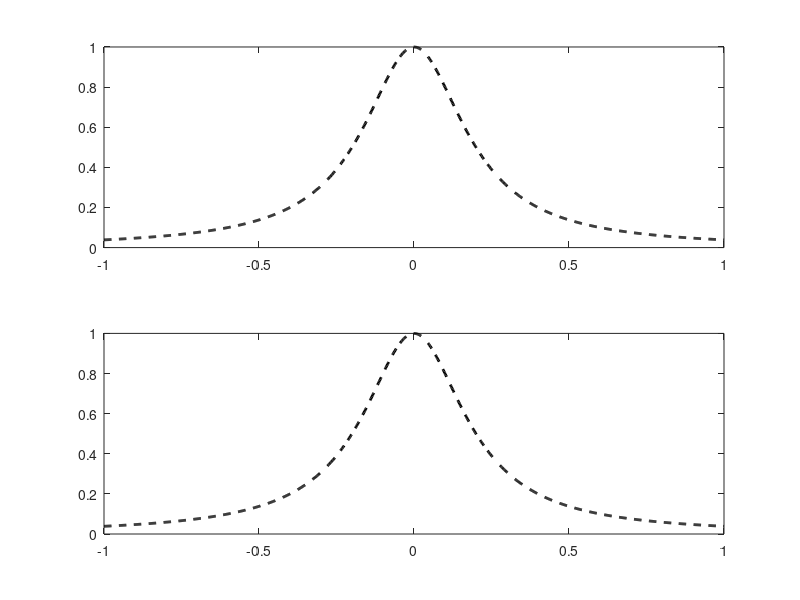

This figure's MATLAB source:
function [N, x_uniform, y_fine_uniform, x_chebyshev, y_fine_chebyshev] = ...
    compare_uniform_vs_chebyshev()
% Funkcja ilustruje porównanie działania interpolacji wielomianowej funkcji
% Rungego wyznaczonej dla a) węzłów rozmieszczonych równomiernie,
% b) węzłów Czebyszewa.
% N - liczba węzłów interpolacji wynosi z przedziału [12,20].
% Funkcja zwraca następujące wektory wierszowe:
% x_uniform - węzły interpolacji rozmieszczone równomiernie
% y_fine_uniform - interpolacja wielomianowa wyznaczona dla
%   równomiernie rozmieszczonych węzłów interpolacji
% x_chebyshev - węzły Czebyszewa
% y_fine_chebyshev - interpolacja wielomianowa wyznaczona dla węzłów Czebyszewa
%
% Oznaczonie TODO wskazuje fragmenty kodu wymagające zmian.

N = 3; % liczba węzłów interpolacji TODO

% Gęsta siatka punktów do testowania interpolacji
x_fine = linspace(-1, 1, 1000);

% funkcja Rungego
runge_function = @(x) 1 ./ (1 + 25 * x.^2);
y_fine_reference = runge_function(x_fine);

% 1. węzły równomiernie rozmieszczone
x_uniform = linspace(-1, 1, N);
% obliczenie wartości funkcji w węzłach
y_uniform = runge_function(x_uniform);
% wyznaczenie macierzy Vandermonde'a
V_uniform = get_vandermonde_matrix(x_uniform);
% wyznaczenie współczynników wielomianu interpolacyjnego
coeff_uniform = []; % TODO
% odwrócenie kolejności wsp. wielomianów: dostosowanie do polyval
coeff_uniform = coeff_uniform(end:-1:1);
% wyznaczenie wartości wielomianu w punktach testowych
y_fine_uniform = polyval(coeff_uniform, x_fine);

% 2. węzły Czebyszewa II rodzaju
x_chebyshev = get_chebyshev_nodes(N);
y_chebyshev = []; % TODO
V_chebyshev = []; % TODO
coeff_chebyshev = []; % TODO
coeff_chebyshev = coeff_chebyshev (end:-1:1);
y_fine_chebyshev = []; % TODO

% 3. Wykresy
subplot(2,1,1);
plot(x_fine, y_fine_reference, 'k--', 'LineWidth', 2, 'DisplayName', 'Funkcja wzorcowa');
hold on;
% TODO:

% plot(x_fine, y_fine_uniform, 'm', 'DisplayName', ['Interpolacja N = ', num2str(N)]);
% plot(x_uniform, y_uniform, 'mo', 'DisplayName', ['Wartości w węzłach. N = ', num2str(N)]);
% hold off ;
% legend show;
% legend('Location', 'eastoutside')
% xlabel('x');
% ylabel('y');

subplot(2,1,2);
plot(x_fine, y_fine_reference, 'k--', 'LineWidth', 2, 'DisplayName', 'Funkcja wzorcowa');
hold on;
% TODO:

% plot(x_fine, y_fine_chebyshev, 'b', 'DisplayName', ['Interpolacja N = ', num2str(N)]);
% plot(x_chebyshev, y_chebyshev, 'bo', 'DisplayName', ['Wartości w węzłach. N = ', num2str(N)]);
% hold off ;
% legend show;
% legend('Location', 'eastoutside')
% xlabel('x');
% ylabel('y');

% set(gcf, 'Position', [1000 500 2000 1500]);
end

function x = get_chebyshev_nodes(N)
% Węzły Czebyszewa drugiego rodzaju wyznaczone w przedziale [-1, 1]
x = []; % TODO
end

function V = get_vandermonde_matrix(x)
% Buduje macierz Vandermonde’a na podstawie wektora węzłów interpolacji x.
N = length(x);
V = []; % TODO
end